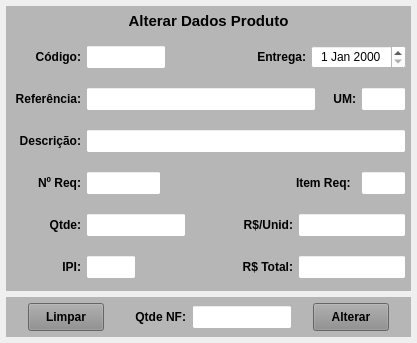
<?xml version="1.0" encoding="UTF-8"?>
<ui version="4.0">
 <class>MainWindow</class>
 <widget class="QMainWindow" name="MainWindow">
  <property name="windowModality">
   <enum>Qt::ApplicationModal</enum>
  </property>
  <property name="geometry">
   <rect>
    <x>0</x>
    <y>0</y>
    <width>415</width>
    <height>343</height>
   </rect>
  </property>
  <property name="minimumSize">
   <size>
    <width>0</width>
    <height>0</height>
   </size>
  </property>
  <property name="windowTitle">
   <string>Alterar Ordem de Compra</string>
  </property>
  <property name="documentMode">
   <bool>false</bool>
  </property>
  <widget class="QWidget" name="centralwidget">
   <layout class="QVBoxLayout" name="verticalLayout" stretch="0,0">
    <property name="spacing">
     <number>6</number>
    </property>
    <property name="leftMargin">
     <number>6</number>
    </property>
    <property name="topMargin">
     <number>6</number>
    </property>
    <property name="rightMargin">
     <number>6</number>
    </property>
    <property name="bottomMargin">
     <number>6</number>
    </property>
    <item>
     <widget class="QWidget" name="widget_Cor2" native="true">
      <property name="minimumSize">
       <size>
        <width>0</width>
        <height>0</height>
       </size>
      </property>
      <property name="maximumSize">
       <size>
        <width>16777215</width>
        <height>16777215</height>
       </size>
      </property>
      <property name="styleSheet">
       <string notr="true">background-color: rgb(182, 182, 182);</string>
      </property>
      <layout class="QVBoxLayout" name="verticalLayout_5">
       <property name="spacing">
        <number>6</number>
       </property>
       <property name="leftMargin">
        <number>0</number>
       </property>
       <property name="topMargin">
        <number>0</number>
       </property>
       <property name="rightMargin">
        <number>0</number>
       </property>
       <property name="bottomMargin">
        <number>0</number>
       </property>
       <item>
        <widget class="QLabel" name="label_52">
         <property name="minimumSize">
          <size>
           <width>0</width>
           <height>18</height>
          </size>
         </property>
         <property name="maximumSize">
          <size>
           <width>16777215</width>
           <height>18</height>
          </size>
         </property>
         <property name="font">
          <font>
           <pointsize>11</pointsize>
           <weight>75</weight>
           <bold>true</bold>
          </font>
         </property>
         <property name="text">
          <string>Alterar Dados Produto</string>
         </property>
         <property name="alignment">
          <set>Qt::AlignCenter</set>
         </property>
        </widget>
       </item>
       <item>
        <widget class="QWidget" name="widget_37" native="true">
         <property name="minimumSize">
          <size>
           <width>0</width>
           <height>30</height>
          </size>
         </property>
         <property name="maximumSize">
          <size>
           <width>16777215</width>
           <height>30</height>
          </size>
         </property>
         <property name="styleSheet">
          <string notr="true"/>
         </property>
         <layout class="QHBoxLayout" name="horizontalLayout_2">
          <property name="spacing">
           <number>5</number>
          </property>
          <property name="leftMargin">
           <number>5</number>
          </property>
          <property name="topMargin">
           <number>3</number>
          </property>
          <property name="rightMargin">
           <number>5</number>
          </property>
          <property name="bottomMargin">
           <number>3</number>
          </property>
          <item>
           <widget class="QLabel" name="label_54">
            <property name="minimumSize">
             <size>
              <width>70</width>
              <height>0</height>
             </size>
            </property>
            <property name="maximumSize">
             <size>
              <width>70</width>
              <height>16777215</height>
             </size>
            </property>
            <property name="font">
             <font>
              <pointsize>9</pointsize>
              <weight>75</weight>
              <bold>true</bold>
             </font>
            </property>
            <property name="text">
             <string>Código:</string>
            </property>
            <property name="alignment">
             <set>Qt::AlignRight|Qt::AlignTrailing|Qt::AlignVCenter</set>
            </property>
           </widget>
          </item>
          <item>
           <widget class="QLineEdit" name="line_Codigo">
            <property name="sizePolicy">
             <sizepolicy hsizetype="Preferred" vsizetype="Preferred">
              <horstretch>0</horstretch>
              <verstretch>0</verstretch>
             </sizepolicy>
            </property>
            <property name="minimumSize">
             <size>
              <width>60</width>
              <height>0</height>
             </size>
            </property>
            <property name="maximumSize">
             <size>
              <width>80</width>
              <height>16777215</height>
             </size>
            </property>
            <property name="font">
             <font>
              <pointsize>9</pointsize>
             </font>
            </property>
            <property name="styleSheet">
             <string notr="true">background-color: rgb(255, 255, 255);</string>
            </property>
            <property name="alignment">
             <set>Qt::AlignCenter</set>
            </property>
           </widget>
          </item>
          <item>
           <widget class="QLabel" name="label_2">
            <property name="text">
             <string/>
            </property>
           </widget>
          </item>
          <item>
           <widget class="QLabel" name="label">
            <property name="minimumSize">
             <size>
              <width>70</width>
              <height>0</height>
             </size>
            </property>
            <property name="maximumSize">
             <size>
              <width>70</width>
              <height>16777215</height>
             </size>
            </property>
            <property name="font">
             <font>
              <pointsize>9</pointsize>
              <weight>75</weight>
              <bold>true</bold>
             </font>
            </property>
            <property name="text">
             <string>Entrega:</string>
            </property>
            <property name="alignment">
             <set>Qt::AlignRight|Qt::AlignTrailing|Qt::AlignVCenter</set>
            </property>
           </widget>
          </item>
          <item>
           <widget class="QDateEdit" name="date_Entrega">
            <property name="sizePolicy">
             <sizepolicy hsizetype="Preferred" vsizetype="Preferred">
              <horstretch>0</horstretch>
              <verstretch>0</verstretch>
             </sizepolicy>
            </property>
            <property name="minimumSize">
             <size>
              <width>95</width>
              <height>0</height>
             </size>
            </property>
            <property name="maximumSize">
             <size>
              <width>95</width>
              <height>16777215</height>
             </size>
            </property>
            <property name="font">
             <font>
              <pointsize>9</pointsize>
             </font>
            </property>
            <property name="styleSheet">
             <string notr="true">background-color: rgb(255, 255, 255);</string>
            </property>
            <property name="alignment">
             <set>Qt::AlignCenter</set>
            </property>
           </widget>
          </item>
         </layout>
        </widget>
       </item>
       <item>
        <widget class="QWidget" name="widget_38" native="true">
         <property name="minimumSize">
          <size>
           <width>0</width>
           <height>30</height>
          </size>
         </property>
         <property name="maximumSize">
          <size>
           <width>16777215</width>
           <height>30</height>
          </size>
         </property>
         <property name="styleSheet">
          <string notr="true"/>
         </property>
         <layout class="QHBoxLayout" name="horizontalLayout_4">
          <property name="spacing">
           <number>5</number>
          </property>
          <property name="leftMargin">
           <number>5</number>
          </property>
          <property name="topMargin">
           <number>3</number>
          </property>
          <property name="rightMargin">
           <number>5</number>
          </property>
          <property name="bottomMargin">
           <number>3</number>
          </property>
          <item>
           <widget class="QLabel" name="label_55">
            <property name="minimumSize">
             <size>
              <width>70</width>
              <height>0</height>
             </size>
            </property>
            <property name="maximumSize">
             <size>
              <width>70</width>
              <height>16777215</height>
             </size>
            </property>
            <property name="font">
             <font>
              <pointsize>9</pointsize>
              <weight>75</weight>
              <bold>true</bold>
             </font>
            </property>
            <property name="text">
             <string>Referência:</string>
            </property>
            <property name="alignment">
             <set>Qt::AlignRight|Qt::AlignTrailing|Qt::AlignVCenter</set>
            </property>
           </widget>
          </item>
          <item>
           <widget class="QLineEdit" name="line_Referencia">
            <property name="sizePolicy">
             <sizepolicy hsizetype="Preferred" vsizetype="Preferred">
              <horstretch>0</horstretch>
              <verstretch>0</verstretch>
             </sizepolicy>
            </property>
            <property name="minimumSize">
             <size>
              <width>230</width>
              <height>0</height>
             </size>
            </property>
            <property name="maximumSize">
             <size>
              <width>230</width>
              <height>16777215</height>
             </size>
            </property>
            <property name="font">
             <font>
              <pointsize>9</pointsize>
             </font>
            </property>
            <property name="cursor">
             <cursorShape>IBeamCursor</cursorShape>
            </property>
            <property name="styleSheet">
             <string notr="true">background-color: rgb(255, 255, 255);</string>
            </property>
            <property name="inputMask">
             <string/>
            </property>
            <property name="text">
             <string/>
            </property>
            <property name="maxLength">
             <number>20</number>
            </property>
            <property name="frame">
             <bool>true</bool>
            </property>
            <property name="echoMode">
             <enum>QLineEdit::Normal</enum>
            </property>
            <property name="alignment">
             <set>Qt::AlignCenter</set>
            </property>
           </widget>
          </item>
          <item>
           <widget class="QLabel" name="label_9">
            <property name="text">
             <string/>
            </property>
           </widget>
          </item>
          <item>
           <widget class="QLabel" name="label_27">
            <property name="maximumSize">
             <size>
              <width>25</width>
              <height>16777215</height>
             </size>
            </property>
            <property name="font">
             <font>
              <pointsize>9</pointsize>
              <weight>75</weight>
              <bold>true</bold>
             </font>
            </property>
            <property name="text">
             <string>UM:</string>
            </property>
            <property name="alignment">
             <set>Qt::AlignRight|Qt::AlignTrailing|Qt::AlignVCenter</set>
            </property>
           </widget>
          </item>
          <item>
           <widget class="QLineEdit" name="line_UM">
            <property name="sizePolicy">
             <sizepolicy hsizetype="Preferred" vsizetype="Preferred">
              <horstretch>0</horstretch>
              <verstretch>0</verstretch>
             </sizepolicy>
            </property>
            <property name="minimumSize">
             <size>
              <width>45</width>
              <height>0</height>
             </size>
            </property>
            <property name="maximumSize">
             <size>
              <width>45</width>
              <height>16777215</height>
             </size>
            </property>
            <property name="font">
             <font>
              <pointsize>9</pointsize>
             </font>
            </property>
            <property name="styleSheet">
             <string notr="true">background-color: rgb(255, 255, 255);</string>
            </property>
            <property name="alignment">
             <set>Qt::AlignCenter</set>
            </property>
           </widget>
          </item>
         </layout>
        </widget>
       </item>
       <item>
        <widget class="QWidget" name="widget_14" native="true">
         <property name="minimumSize">
          <size>
           <width>0</width>
           <height>30</height>
          </size>
         </property>
         <property name="maximumSize">
          <size>
           <width>16777215</width>
           <height>30</height>
          </size>
         </property>
         <property name="styleSheet">
          <string notr="true"/>
         </property>
         <layout class="QHBoxLayout" name="horizontalLayout_15">
          <property name="spacing">
           <number>5</number>
          </property>
          <property name="leftMargin">
           <number>5</number>
          </property>
          <property name="topMargin">
           <number>3</number>
          </property>
          <property name="rightMargin">
           <number>5</number>
          </property>
          <property name="bottomMargin">
           <number>3</number>
          </property>
          <item>
           <widget class="QLabel" name="label_49">
            <property name="minimumSize">
             <size>
              <width>70</width>
              <height>0</height>
             </size>
            </property>
            <property name="maximumSize">
             <size>
              <width>70</width>
              <height>16777215</height>
             </size>
            </property>
            <property name="font">
             <font>
              <pointsize>9</pointsize>
              <weight>75</weight>
              <bold>true</bold>
             </font>
            </property>
            <property name="text">
             <string>Descrição:</string>
            </property>
            <property name="alignment">
             <set>Qt::AlignRight|Qt::AlignTrailing|Qt::AlignVCenter</set>
            </property>
           </widget>
          </item>
          <item>
           <widget class="QLineEdit" name="line_Descricao">
            <property name="sizePolicy">
             <sizepolicy hsizetype="Preferred" vsizetype="Preferred">
              <horstretch>0</horstretch>
              <verstretch>0</verstretch>
             </sizepolicy>
            </property>
            <property name="minimumSize">
             <size>
              <width>0</width>
              <height>0</height>
             </size>
            </property>
            <property name="maximumSize">
             <size>
              <width>16777215</width>
              <height>16777215</height>
             </size>
            </property>
            <property name="font">
             <font>
              <pointsize>9</pointsize>
             </font>
            </property>
            <property name="styleSheet">
             <string notr="true">background-color: rgb(255, 255, 255);</string>
            </property>
            <property name="alignment">
             <set>Qt::AlignLeading|Qt::AlignLeft|Qt::AlignVCenter</set>
            </property>
           </widget>
          </item>
         </layout>
        </widget>
       </item>
       <item>
        <widget class="QWidget" name="widget_26" native="true">
         <property name="minimumSize">
          <size>
           <width>0</width>
           <height>30</height>
          </size>
         </property>
         <property name="maximumSize">
          <size>
           <width>16777215</width>
           <height>30</height>
          </size>
         </property>
         <property name="styleSheet">
          <string notr="true"/>
         </property>
         <layout class="QHBoxLayout" name="horizontalLayout_18">
          <property name="spacing">
           <number>5</number>
          </property>
          <property name="leftMargin">
           <number>5</number>
          </property>
          <property name="topMargin">
           <number>3</number>
          </property>
          <property name="rightMargin">
           <number>5</number>
          </property>
          <property name="bottomMargin">
           <number>3</number>
          </property>
          <item>
           <widget class="QLabel" name="label_19">
            <property name="minimumSize">
             <size>
              <width>70</width>
              <height>0</height>
             </size>
            </property>
            <property name="maximumSize">
             <size>
              <width>70</width>
              <height>16777215</height>
             </size>
            </property>
            <property name="font">
             <font>
              <pointsize>9</pointsize>
              <weight>75</weight>
              <bold>true</bold>
             </font>
            </property>
            <property name="text">
             <string>Nº Req:</string>
            </property>
            <property name="alignment">
             <set>Qt::AlignRight|Qt::AlignTrailing|Qt::AlignVCenter</set>
            </property>
           </widget>
          </item>
          <item>
           <widget class="QLineEdit" name="line_Num_Req">
            <property name="sizePolicy">
             <sizepolicy hsizetype="Preferred" vsizetype="Preferred">
              <horstretch>0</horstretch>
              <verstretch>0</verstretch>
             </sizepolicy>
            </property>
            <property name="minimumSize">
             <size>
              <width>75</width>
              <height>0</height>
             </size>
            </property>
            <property name="maximumSize">
             <size>
              <width>75</width>
              <height>16777215</height>
             </size>
            </property>
            <property name="font">
             <font>
              <pointsize>9</pointsize>
             </font>
            </property>
            <property name="styleSheet">
             <string notr="true">background-color: rgb(255, 255, 255);</string>
            </property>
            <property name="text">
             <string/>
            </property>
            <property name="alignment">
             <set>Qt::AlignCenter</set>
            </property>
           </widget>
          </item>
          <item>
           <widget class="QLabel" name="label_5">
            <property name="text">
             <string/>
            </property>
           </widget>
          </item>
          <item>
           <widget class="QLabel" name="label_21">
            <property name="minimumSize">
             <size>
              <width>60</width>
              <height>0</height>
             </size>
            </property>
            <property name="maximumSize">
             <size>
              <width>60</width>
              <height>16777215</height>
             </size>
            </property>
            <property name="font">
             <font>
              <pointsize>9</pointsize>
              <weight>75</weight>
              <bold>true</bold>
             </font>
            </property>
            <property name="text">
             <string>Item Req:</string>
            </property>
           </widget>
          </item>
          <item>
           <widget class="QLineEdit" name="line_Item_Req">
            <property name="sizePolicy">
             <sizepolicy hsizetype="Preferred" vsizetype="Preferred">
              <horstretch>0</horstretch>
              <verstretch>0</verstretch>
             </sizepolicy>
            </property>
            <property name="minimumSize">
             <size>
              <width>45</width>
              <height>0</height>
             </size>
            </property>
            <property name="maximumSize">
             <size>
              <width>45</width>
              <height>16777215</height>
             </size>
            </property>
            <property name="font">
             <font>
              <pointsize>9</pointsize>
             </font>
            </property>
            <property name="styleSheet">
             <string notr="true">background-color: rgb(255, 255, 255);</string>
            </property>
            <property name="alignment">
             <set>Qt::AlignCenter</set>
            </property>
           </widget>
          </item>
         </layout>
        </widget>
       </item>
       <item>
        <widget class="QWidget" name="widget_16" native="true">
         <property name="minimumSize">
          <size>
           <width>0</width>
           <height>30</height>
          </size>
         </property>
         <property name="maximumSize">
          <size>
           <width>16777215</width>
           <height>30</height>
          </size>
         </property>
         <property name="styleSheet">
          <string notr="true"/>
         </property>
         <layout class="QHBoxLayout" name="horizontalLayout_17">
          <property name="spacing">
           <number>5</number>
          </property>
          <property name="leftMargin">
           <number>5</number>
          </property>
          <property name="topMargin">
           <number>3</number>
          </property>
          <property name="rightMargin">
           <number>5</number>
          </property>
          <property name="bottomMargin">
           <number>3</number>
          </property>
          <item>
           <widget class="QLabel" name="label_37">
            <property name="minimumSize">
             <size>
              <width>70</width>
              <height>0</height>
             </size>
            </property>
            <property name="maximumSize">
             <size>
              <width>70</width>
              <height>16777215</height>
             </size>
            </property>
            <property name="font">
             <font>
              <pointsize>9</pointsize>
              <weight>75</weight>
              <bold>true</bold>
             </font>
            </property>
            <property name="text">
             <string>Qtde:</string>
            </property>
            <property name="alignment">
             <set>Qt::AlignRight|Qt::AlignTrailing|Qt::AlignVCenter</set>
            </property>
           </widget>
          </item>
          <item>
           <widget class="QLineEdit" name="line_Qtde">
            <property name="sizePolicy">
             <sizepolicy hsizetype="Preferred" vsizetype="Preferred">
              <horstretch>0</horstretch>
              <verstretch>0</verstretch>
             </sizepolicy>
            </property>
            <property name="minimumSize">
             <size>
              <width>100</width>
              <height>0</height>
             </size>
            </property>
            <property name="maximumSize">
             <size>
              <width>100</width>
              <height>16777215</height>
             </size>
            </property>
            <property name="font">
             <font>
              <pointsize>9</pointsize>
             </font>
            </property>
            <property name="cursor">
             <cursorShape>IBeamCursor</cursorShape>
            </property>
            <property name="styleSheet">
             <string notr="true">background-color: rgb(255, 255, 255);</string>
            </property>
            <property name="inputMask">
             <string/>
            </property>
            <property name="text">
             <string/>
            </property>
            <property name="frame">
             <bool>true</bool>
            </property>
            <property name="echoMode">
             <enum>QLineEdit::Normal</enum>
            </property>
            <property name="alignment">
             <set>Qt::AlignCenter</set>
            </property>
           </widget>
          </item>
          <item>
           <widget class="QLabel" name="label_6">
            <property name="text">
             <string/>
            </property>
           </widget>
          </item>
          <item>
           <widget class="QLabel" name="label_39">
            <property name="minimumSize">
             <size>
              <width>70</width>
              <height>0</height>
             </size>
            </property>
            <property name="maximumSize">
             <size>
              <width>70</width>
              <height>16777215</height>
             </size>
            </property>
            <property name="font">
             <font>
              <pointsize>9</pointsize>
              <weight>75</weight>
              <bold>true</bold>
             </font>
            </property>
            <property name="text">
             <string>R$/Unid:</string>
            </property>
            <property name="alignment">
             <set>Qt::AlignRight|Qt::AlignTrailing|Qt::AlignVCenter</set>
            </property>
           </widget>
          </item>
          <item>
           <widget class="QLineEdit" name="line_Unit">
            <property name="sizePolicy">
             <sizepolicy hsizetype="Preferred" vsizetype="Preferred">
              <horstretch>0</horstretch>
              <verstretch>0</verstretch>
             </sizepolicy>
            </property>
            <property name="minimumSize">
             <size>
              <width>75</width>
              <height>0</height>
             </size>
            </property>
            <property name="maximumSize">
             <size>
              <width>16777215</width>
              <height>16777215</height>
             </size>
            </property>
            <property name="font">
             <font>
              <pointsize>9</pointsize>
             </font>
            </property>
            <property name="cursor">
             <cursorShape>IBeamCursor</cursorShape>
            </property>
            <property name="styleSheet">
             <string notr="true">background-color: rgb(255, 255, 255);</string>
            </property>
            <property name="inputMask">
             <string/>
            </property>
            <property name="text">
             <string/>
            </property>
            <property name="maxLength">
             <number>30</number>
            </property>
            <property name="frame">
             <bool>true</bool>
            </property>
            <property name="echoMode">
             <enum>QLineEdit::Normal</enum>
            </property>
            <property name="alignment">
             <set>Qt::AlignCenter</set>
            </property>
           </widget>
          </item>
         </layout>
        </widget>
       </item>
       <item>
        <widget class="QWidget" name="widget_24" native="true">
         <property name="minimumSize">
          <size>
           <width>0</width>
           <height>30</height>
          </size>
         </property>
         <property name="maximumSize">
          <size>
           <width>16777215</width>
           <height>30</height>
          </size>
         </property>
         <property name="styleSheet">
          <string notr="true"/>
         </property>
         <layout class="QHBoxLayout" name="horizontalLayout_11">
          <property name="spacing">
           <number>5</number>
          </property>
          <property name="leftMargin">
           <number>5</number>
          </property>
          <property name="topMargin">
           <number>3</number>
          </property>
          <property name="rightMargin">
           <number>5</number>
          </property>
          <property name="bottomMargin">
           <number>3</number>
          </property>
          <item>
           <widget class="QLabel" name="label_47">
            <property name="minimumSize">
             <size>
              <width>70</width>
              <height>0</height>
             </size>
            </property>
            <property name="maximumSize">
             <size>
              <width>70</width>
              <height>16777215</height>
             </size>
            </property>
            <property name="font">
             <font>
              <pointsize>9</pointsize>
              <weight>75</weight>
              <bold>true</bold>
             </font>
            </property>
            <property name="text">
             <string>IPI:</string>
            </property>
            <property name="alignment">
             <set>Qt::AlignRight|Qt::AlignTrailing|Qt::AlignVCenter</set>
            </property>
           </widget>
          </item>
          <item>
           <widget class="QLineEdit" name="line_Ipi">
            <property name="sizePolicy">
             <sizepolicy hsizetype="Preferred" vsizetype="Preferred">
              <horstretch>0</horstretch>
              <verstretch>0</verstretch>
             </sizepolicy>
            </property>
            <property name="minimumSize">
             <size>
              <width>50</width>
              <height>0</height>
             </size>
            </property>
            <property name="maximumSize">
             <size>
              <width>50</width>
              <height>16777215</height>
             </size>
            </property>
            <property name="styleSheet">
             <string notr="true">background-color: rgb(255, 255, 255);</string>
            </property>
            <property name="alignment">
             <set>Qt::AlignCenter</set>
            </property>
           </widget>
          </item>
          <item>
           <widget class="QLabel" name="label_10">
            <property name="text">
             <string/>
            </property>
           </widget>
          </item>
          <item>
           <widget class="QLabel" name="label_44">
            <property name="minimumSize">
             <size>
              <width>60</width>
              <height>0</height>
             </size>
            </property>
            <property name="maximumSize">
             <size>
              <width>60</width>
              <height>16777215</height>
             </size>
            </property>
            <property name="font">
             <font>
              <pointsize>9</pointsize>
              <weight>75</weight>
              <bold>true</bold>
             </font>
            </property>
            <property name="text">
             <string>R$ Total:</string>
            </property>
            <property name="alignment">
             <set>Qt::AlignRight|Qt::AlignTrailing|Qt::AlignVCenter</set>
            </property>
           </widget>
          </item>
          <item>
           <widget class="QLineEdit" name="line_ValorTotal">
            <property name="sizePolicy">
             <sizepolicy hsizetype="Preferred" vsizetype="Preferred">
              <horstretch>0</horstretch>
              <verstretch>0</verstretch>
             </sizepolicy>
            </property>
            <property name="minimumSize">
             <size>
              <width>70</width>
              <height>0</height>
             </size>
            </property>
            <property name="maximumSize">
             <size>
              <width>16777215</width>
              <height>16777215</height>
             </size>
            </property>
            <property name="font">
             <font>
              <pointsize>9</pointsize>
             </font>
            </property>
            <property name="styleSheet">
             <string notr="true">background-color: rgb(255, 255, 255);</string>
            </property>
            <property name="alignment">
             <set>Qt::AlignCenter</set>
            </property>
           </widget>
          </item>
         </layout>
        </widget>
       </item>
      </layout>
     </widget>
    </item>
    <item>
     <widget class="QWidget" name="widget" native="true">
      <property name="minimumSize">
       <size>
        <width>0</width>
        <height>40</height>
       </size>
      </property>
      <property name="maximumSize">
       <size>
        <width>16777215</width>
        <height>40</height>
       </size>
      </property>
      <property name="styleSheet">
       <string notr="true">background-color: rgb(182, 182, 182);</string>
      </property>
      <layout class="QHBoxLayout" name="horizontalLayout">
       <property name="leftMargin">
        <number>6</number>
       </property>
       <property name="topMargin">
        <number>6</number>
       </property>
       <property name="rightMargin">
        <number>6</number>
       </property>
       <property name="bottomMargin">
        <number>6</number>
       </property>
       <item>
        <widget class="QLabel" name="label_3">
         <property name="text">
          <string/>
         </property>
        </widget>
       </item>
       <item>
        <widget class="QPushButton" name="btn_Limpar">
         <property name="sizePolicy">
          <sizepolicy hsizetype="Preferred" vsizetype="Preferred">
           <horstretch>0</horstretch>
           <verstretch>0</verstretch>
          </sizepolicy>
         </property>
         <property name="minimumSize">
          <size>
           <width>76</width>
           <height>0</height>
          </size>
         </property>
         <property name="maximumSize">
          <size>
           <width>76</width>
           <height>16777215</height>
          </size>
         </property>
         <property name="font">
          <font>
           <pointsize>9</pointsize>
           <weight>75</weight>
           <bold>true</bold>
          </font>
         </property>
         <property name="cursor">
          <cursorShape>PointingHandCursor</cursorShape>
         </property>
         <property name="layoutDirection">
          <enum>Qt::LeftToRight</enum>
         </property>
         <property name="autoFillBackground">
          <bool>false</bool>
         </property>
         <property name="styleSheet">
          <string notr="true">background-color: rgb(141, 141, 141);</string>
         </property>
         <property name="text">
          <string>Limpar</string>
         </property>
         <property name="checkable">
          <bool>false</bool>
         </property>
         <property name="autoDefault">
          <bool>false</bool>
         </property>
         <property name="default">
          <bool>false</bool>
         </property>
         <property name="flat">
          <bool>false</bool>
         </property>
        </widget>
       </item>
       <item>
        <widget class="QLabel" name="label_4">
         <property name="text">
          <string/>
         </property>
        </widget>
       </item>
       <item>
        <widget class="QLabel" name="label_38">
         <property name="minimumSize">
          <size>
           <width>60</width>
           <height>0</height>
          </size>
         </property>
         <property name="maximumSize">
          <size>
           <width>60</width>
           <height>16777215</height>
          </size>
         </property>
         <property name="font">
          <font>
           <pointsize>9</pointsize>
           <weight>75</weight>
           <bold>true</bold>
          </font>
         </property>
         <property name="text">
          <string>Qtde NF:</string>
         </property>
         <property name="alignment">
          <set>Qt::AlignRight|Qt::AlignTrailing|Qt::AlignVCenter</set>
         </property>
        </widget>
       </item>
       <item>
        <widget class="QLineEdit" name="line_Qtde_Nf">
         <property name="sizePolicy">
          <sizepolicy hsizetype="Preferred" vsizetype="Preferred">
           <horstretch>0</horstretch>
           <verstretch>0</verstretch>
          </sizepolicy>
         </property>
         <property name="minimumSize">
          <size>
           <width>100</width>
           <height>24</height>
          </size>
         </property>
         <property name="maximumSize">
          <size>
           <width>100</width>
           <height>24</height>
          </size>
         </property>
         <property name="font">
          <font>
           <pointsize>9</pointsize>
          </font>
         </property>
         <property name="cursor">
          <cursorShape>IBeamCursor</cursorShape>
         </property>
         <property name="styleSheet">
          <string notr="true">background-color: rgb(255, 255, 255);</string>
         </property>
         <property name="inputMask">
          <string/>
         </property>
         <property name="text">
          <string/>
         </property>
         <property name="frame">
          <bool>true</bool>
         </property>
         <property name="echoMode">
          <enum>QLineEdit::Normal</enum>
         </property>
         <property name="alignment">
          <set>Qt::AlignCenter</set>
         </property>
        </widget>
       </item>
       <item>
        <widget class="QLabel" name="label_7">
         <property name="text">
          <string/>
         </property>
        </widget>
       </item>
       <item>
        <widget class="QPushButton" name="btn_Alterar">
         <property name="sizePolicy">
          <sizepolicy hsizetype="Preferred" vsizetype="Preferred">
           <horstretch>0</horstretch>
           <verstretch>0</verstretch>
          </sizepolicy>
         </property>
         <property name="minimumSize">
          <size>
           <width>76</width>
           <height>0</height>
          </size>
         </property>
         <property name="maximumSize">
          <size>
           <width>76</width>
           <height>16777215</height>
          </size>
         </property>
         <property name="font">
          <font>
           <pointsize>9</pointsize>
           <weight>75</weight>
           <bold>true</bold>
          </font>
         </property>
         <property name="cursor">
          <cursorShape>PointingHandCursor</cursorShape>
         </property>
         <property name="layoutDirection">
          <enum>Qt::LeftToRight</enum>
         </property>
         <property name="autoFillBackground">
          <bool>false</bool>
         </property>
         <property name="styleSheet">
          <string notr="true">background-color: rgb(141, 141, 141);</string>
         </property>
         <property name="text">
          <string>Alterar</string>
         </property>
         <property name="checkable">
          <bool>false</bool>
         </property>
         <property name="autoDefault">
          <bool>false</bool>
         </property>
         <property name="default">
          <bool>false</bool>
         </property>
         <property name="flat">
          <bool>false</bool>
         </property>
        </widget>
       </item>
       <item>
        <widget class="QLabel" name="label_8">
         <property name="text">
          <string/>
         </property>
        </widget>
       </item>
      </layout>
     </widget>
    </item>
   </layout>
  </widget>
 </widget>
 <tabstops>
  <tabstop>date_Entrega</tabstop>
  <tabstop>line_Qtde</tabstop>
  <tabstop>line_Unit</tabstop>
  <tabstop>line_Ipi</tabstop>
  <tabstop>line_ValorTotal</tabstop>
  <tabstop>btn_Alterar</tabstop>
  <tabstop>line_Item_Req</tabstop>
  <tabstop>line_Codigo</tabstop>
  <tabstop>line_Referencia</tabstop>
  <tabstop>line_UM</tabstop>
  <tabstop>line_Descricao</tabstop>
  <tabstop>btn_Limpar</tabstop>
  <tabstop>line_Qtde_Nf</tabstop>
  <tabstop>line_Num_Req</tabstop>
 </tabstops>
 <resources/>
 <connections/>
</ui>
